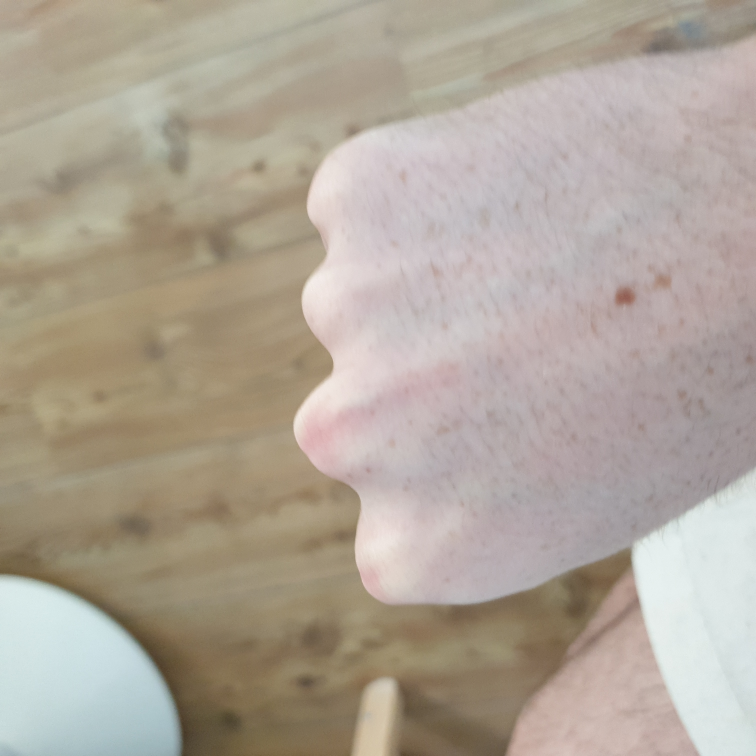
#> input picture originalData/Closed_fist/20220605_164307_058_saved.jpg, 3024 x 3024 px, found by its file name (shown at 1/4 size); its folder holds only this picture in this run
$ python resize.py
#> lines starting #> are read from the running program, lines starting #| are printed output that depends on the picture
#!/usr/bin/python
from PIL import Image
import os
from constants.credentials import credentials as CR

path = "./"+CR.FOLDR[1]+"/"
savePath = "./"+CR.FOLDR[0]+"/"

imgSizeTo = CR.IMGRESIZETO

def resize(saveFrom, saveTo, size):
#> called with saveFrom = './originalData/Closed_fist/', saveTo = './resizedData/Closed_fist/', size = 500
    dirs = os.listdir( saveFrom )
    for item in dirs:
        if os.path.isfile(saveFrom+item):
            im = Image.open(saveFrom+item)
#> im is the input picture: PIL image 3024x3024 RGB; mean R, G, B 175.5, 165.2, 152.6
            f, e = os.path.splitext(saveTo+item)
            imResize = im.resize((size,size), Image.Resampling.LANCZOS).rotate(270)
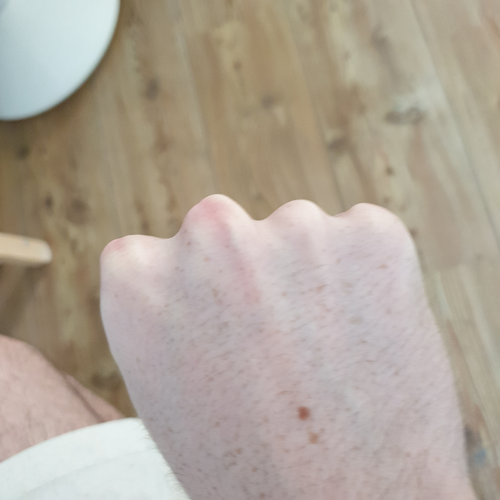
#> imResize: PIL image 500x500 RGB; mean R, G, B 175.5, 165.2, 152.6
            imResize.save(f + '_resized.jpg', 'JPEG', quality=90)
    print("RESIZEDATA::done!")


for foldr in CR.CATEGORIES:
  print("RESIZEDATA::resizing for "+foldr+"...")
  dataFrom = path + foldr +"/"
  dataTo = savePath + foldr +"/"
  resize(dataFrom, dataTo, imgSizeTo)
#> pass 2 of the loop `for foldr in CR.CATEGORIES:`:
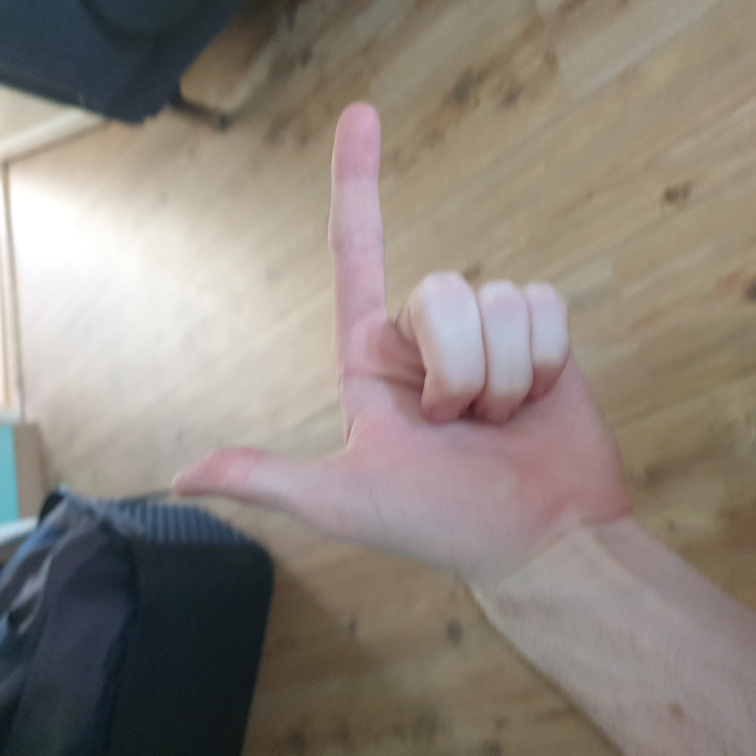
#> input picture originalData/Finger_guns/20220605_165243_010_saved.jpg, 3024 x 3024 px, found by its file name (shown at 1/4 size)
#> in resize, im is the input picture: PIL image 3024x3024 RGB; mean R, G, B 140.4, 131.9, 123.7
#> in resize (call 2), `imResize = im.resize((size,size), Image.Resampling.LANCZOS).rotate(270)`:
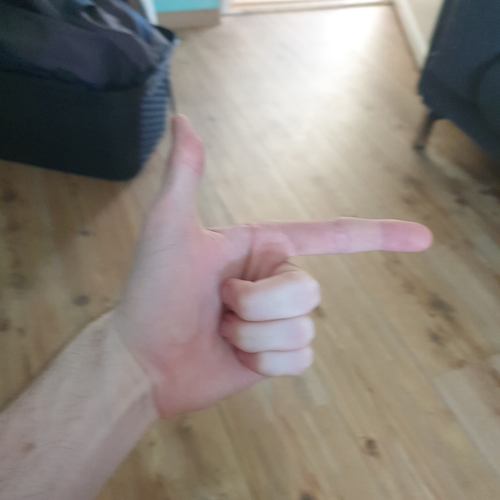
#> imResize: PIL image 500x500 RGB; mean R, G, B 140.4, 131.9, 123.7
#> (the run stopped early here; a loop or call above may not have finished)
